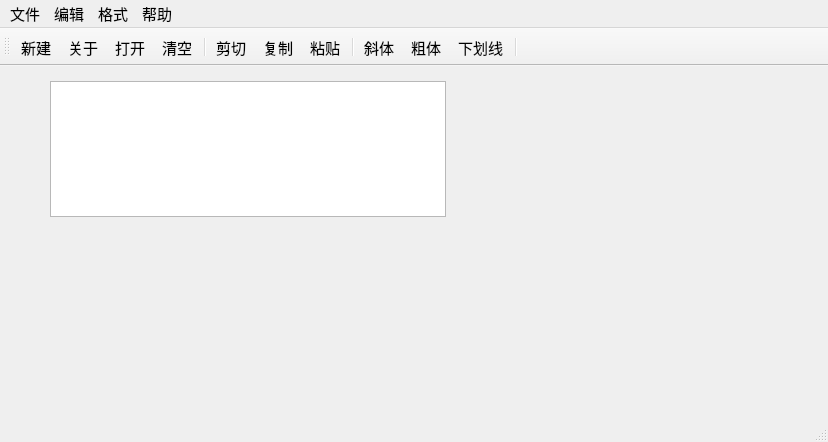
<?xml version="1.0" encoding="UTF-8"?>
<ui version="4.0">
 <class>QWMainWind</class>
 <widget class="QMainWindow" name="QWMainWind">
  <property name="geometry">
   <rect>
    <x>0</x>
    <y>0</y>
    <width>828</width>
    <height>442</height>
   </rect>
  </property>
  <property name="font">
   <font>
    <pointsize>11</pointsize>
   </font>
  </property>
  <property name="windowTitle">
   <string>QWMainWind</string>
  </property>
  <widget class="QWidget" name="centralWidget">
   <widget class="QTextEdit" name="txtEdit">
    <property name="geometry">
     <rect>
      <x>50</x>
      <y>15</y>
      <width>396</width>
      <height>136</height>
     </rect>
    </property>
    <property name="font">
     <font>
      <pointsize>16</pointsize>
     </font>
    </property>
   </widget>
  </widget>
  <widget class="QMenuBar" name="menuBar">
   <property name="geometry">
    <rect>
     <x>0</x>
     <y>0</y>
     <width>828</width>
     <height>23</height>
    </rect>
   </property>
   <widget class="QMenu" name="menu">
    <property name="title">
     <string>文件</string>
    </property>
    <addaction name="actNew"/>
    <addaction name="actOpen"/>
    <addaction name="separator"/>
    <addaction name="actClose"/>
   </widget>
   <widget class="QMenu" name="menu_2">
    <property name="title">
     <string>编辑</string>
    </property>
    <addaction name="actCut"/>
    <addaction name="actCopy"/>
    <addaction name="actPaste"/>
    <addaction name="separator"/>
    <addaction name="actClear"/>
   </widget>
   <widget class="QMenu" name="menu_3">
    <property name="title">
     <string>格式</string>
    </property>
    <addaction name="actFontBold"/>
    <addaction name="actFontItalic"/>
    <addaction name="actFontUnder"/>
    <addaction name="separator"/>
    <addaction name="actToolbarLab"/>
   </widget>
   <widget class="QMenu" name="menu_4">
    <property name="title">
     <string>帮助</string>
    </property>
    <addaction name="actAbout"/>
   </widget>
   <addaction name="menu"/>
   <addaction name="menu_2"/>
   <addaction name="menu_3"/>
   <addaction name="menu_4"/>
  </widget>
  <widget class="QToolBar" name="mainToolBar">
   <property name="toolButtonStyle">
    <enum>Qt::ToolButtonTextUnderIcon</enum>
   </property>
   <attribute name="toolBarArea">
    <enum>TopToolBarArea</enum>
   </attribute>
   <attribute name="toolBarBreak">
    <bool>false</bool>
   </attribute>
   <addaction name="actNew"/>
   <addaction name="actAbout"/>
   <addaction name="actOpen"/>
   <addaction name="actClear"/>
   <addaction name="separator"/>
   <addaction name="actCut"/>
   <addaction name="actCopy"/>
   <addaction name="actPaste"/>
   <addaction name="separator"/>
   <addaction name="actFontItalic"/>
   <addaction name="actFontBold"/>
   <addaction name="actFontUnder"/>
   <addaction name="separator"/>
  </widget>
  <widget class="QStatusBar" name="statusBar"/>
  <action name="actCut">
   <property name="icon">
    <iconset resource="res.qrc">
     <normaloff>:/images/images/cut.bmp</normaloff>:/images/images/cut.bmp</iconset>
   </property>
   <property name="text">
    <string>剪切</string>
   </property>
   <property name="toolTip">
    <string>剪切</string>
   </property>
   <property name="shortcut">
    <string>Ctrl+X</string>
   </property>
  </action>
  <action name="actCopy">
   <property name="icon">
    <iconset resource="res.qrc">
     <normaloff>:/images/images/120.bmp</normaloff>:/images/images/120.bmp</iconset>
   </property>
   <property name="text">
    <string>复制</string>
   </property>
   <property name="toolTip">
    <string>复制</string>
   </property>
   <property name="shortcut">
    <string>Ctrl+C</string>
   </property>
  </action>
  <action name="actPaste">
   <property name="icon">
    <iconset resource="res.qrc">
     <normaloff>:/images/images/paste.bmp</normaloff>:/images/images/paste.bmp</iconset>
   </property>
   <property name="text">
    <string>粘贴</string>
   </property>
   <property name="toolTip">
    <string>粘贴</string>
   </property>
   <property name="shortcut">
    <string>Ctrl+V</string>
   </property>
  </action>
  <action name="actFontBold">
   <property name="checkable">
    <bool>true</bool>
   </property>
   <property name="icon">
    <iconset resource="res.qrc">
     <normaloff>:/images/images/BLD.BMP</normaloff>:/images/images/BLD.BMP</iconset>
   </property>
   <property name="text">
    <string>粗体</string>
   </property>
   <property name="toolTip">
    <string>粗体</string>
   </property>
  </action>
  <action name="actFontItalic">
   <property name="checkable">
    <bool>true</bool>
   </property>
   <property name="icon">
    <iconset resource="res.qrc">
     <normaloff>:/images/images/ITL.BMP</normaloff>:/images/images/ITL.BMP</iconset>
   </property>
   <property name="text">
    <string>斜体</string>
   </property>
   <property name="toolTip">
    <string>斜体</string>
   </property>
  </action>
  <action name="actFontUnder">
   <property name="checkable">
    <bool>true</bool>
   </property>
   <property name="icon">
    <iconset resource="res.qrc">
     <normaloff>:/images/images/WORDUNDR.BMP</normaloff>:/images/images/WORDUNDR.BMP</iconset>
   </property>
   <property name="text">
    <string>下划线</string>
   </property>
   <property name="toolTip">
    <string>下划线</string>
   </property>
  </action>
  <action name="actClose">
   <property name="icon">
    <iconset resource="res.qrc">
     <normaloff>:/images/images/exit.bmp</normaloff>:/images/images/exit.bmp</iconset>
   </property>
   <property name="text">
    <string>退出</string>
   </property>
   <property name="toolTip">
    <string>退出</string>
   </property>
  </action>
  <action name="actOpen">
   <property name="icon">
    <iconset resource="res.qrc">
     <normaloff>:/images/images/open3.bmp</normaloff>:/images/images/open3.bmp</iconset>
   </property>
   <property name="text">
    <string>打开...</string>
   </property>
   <property name="toolTip">
    <string>打开文件</string>
   </property>
   <property name="shortcut">
    <string>Ctrl+O</string>
   </property>
  </action>
  <action name="actClear">
   <property name="icon">
    <iconset resource="res.qrc">
     <normaloff>:/images/images/103.bmp</normaloff>:/images/images/103.bmp</iconset>
   </property>
   <property name="text">
    <string>清空</string>
   </property>
   <property name="toolTip">
    <string>清空内容</string>
   </property>
  </action>
  <action name="actFont">
   <property name="icon">
    <iconset resource="res.qrc">
     <normaloff>:/images/images/20.ico</normaloff>:/images/images/20.ico</iconset>
   </property>
   <property name="text">
    <string>字体...</string>
   </property>
   <property name="toolTip">
    <string>字体设置</string>
   </property>
  </action>
  <action name="actNew">
   <property name="icon">
    <iconset resource="res.qrc">
     <normaloff>:/images/images/new2.bmp</normaloff>:/images/images/new2.bmp</iconset>
   </property>
   <property name="text">
    <string>新建</string>
   </property>
   <property name="shortcut">
    <string>Ctrl+N</string>
   </property>
  </action>
  <action name="actToolbarLab">
   <property name="checkable">
    <bool>true</bool>
   </property>
   <property name="checked">
    <bool>true</bool>
   </property>
   <property name="text">
    <string>显示工具栏文字标签</string>
   </property>
   <property name="menuRole">
    <enum>QAction::TextHeuristicRole</enum>
   </property>
  </action>
  <action name="actAbout">
   <property name="icon">
    <iconset resource="res.qrc">
     <normaloff>:/images/images/BLD.BMP</normaloff>:/images/images/BLD.BMP</iconset>
   </property>
   <property name="text">
    <string>关于</string>
   </property>
   <property name="toolTip">
    <string>关于</string>
   </property>
   <property name="menuRole">
    <enum>QAction::TextHeuristicRole</enum>
   </property>
  </action>
 </widget>
 <layoutdefault spacing="6" margin="11"/>
 <resources>
  <include location="res.qrc"/>
 </resources>
 <connections>
  <connection>
   <sender>actClose</sender>
   <signal>triggered()</signal>
   <receiver>QWMainWind</receiver>
   <slot>close()</slot>
   <hints>
    <hint type="sourcelabel">
     <x>-1</x>
     <y>-1</y>
    </hint>
    <hint type="destinationlabel">
     <x>422</x>
     <y>254</y>
    </hint>
   </hints>
  </connection>
  <connection>
   <sender>actClear</sender>
   <signal>triggered()</signal>
   <receiver>txtEdit</receiver>
   <slot>clear()</slot>
   <hints>
    <hint type="sourcelabel">
     <x>-1</x>
     <y>-1</y>
    </hint>
    <hint type="destinationlabel">
     <x>260</x>
     <y>256</y>
    </hint>
   </hints>
  </connection>
  <connection>
   <sender>actCut</sender>
   <signal>triggered()</signal>
   <receiver>txtEdit</receiver>
   <slot>cut()</slot>
   <hints>
    <hint type="sourcelabel">
     <x>-1</x>
     <y>-1</y>
    </hint>
    <hint type="destinationlabel">
     <x>260</x>
     <y>256</y>
    </hint>
   </hints>
  </connection>
  <connection>
   <sender>actCopy</sender>
   <signal>triggered()</signal>
   <receiver>txtEdit</receiver>
   <slot>copy()</slot>
   <hints>
    <hint type="sourcelabel">
     <x>-1</x>
     <y>-1</y>
    </hint>
    <hint type="destinationlabel">
     <x>260</x>
     <y>256</y>
    </hint>
   </hints>
  </connection>
  <connection>
   <sender>actPaste</sender>
   <signal>triggered()</signal>
   <receiver>txtEdit</receiver>
   <slot>paste()</slot>
   <hints>
    <hint type="sourcelabel">
     <x>-1</x>
     <y>-1</y>
    </hint>
    <hint type="destinationlabel">
     <x>260</x>
     <y>256</y>
    </hint>
   </hints>
  </connection>
 </connections>
</ui>
